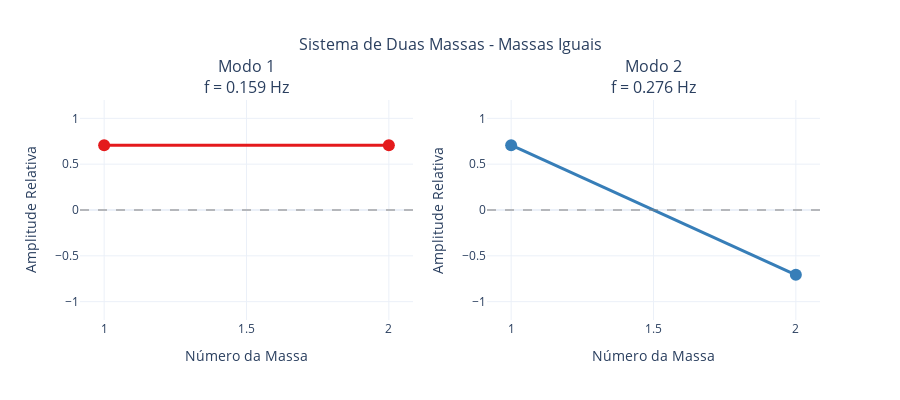
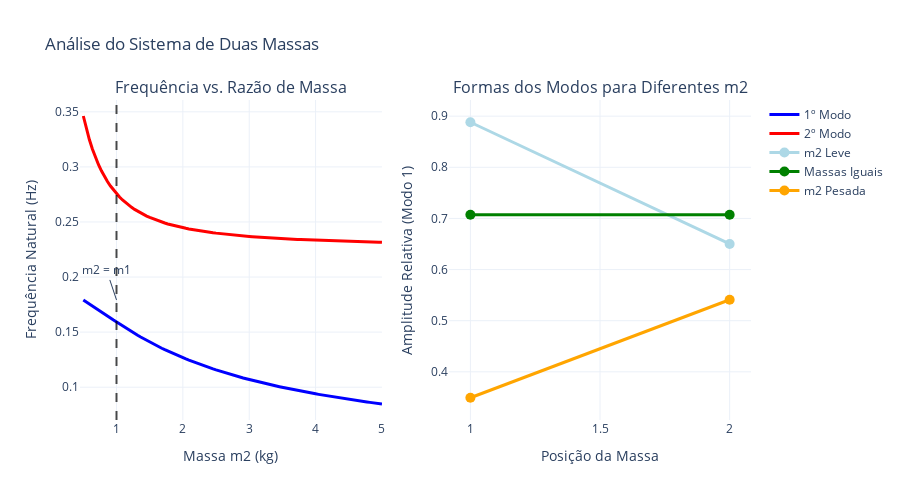

The notebook cell these images were saved under, in order:
### Markdown cell above
## Análise do Sistema de Duas Massas

### Code cell
def two_mass_analysis_interactive():
    print("=== ANÁLISE DO SISTEMA DE DUAS MASSAS ===")
    
    # Caso base: massas e molas iguais
    print("\n1. Caso Base: Massas iguais (1 kg cada), molas iguais (1 N/m cada)")
    system_base = MassSpringSystem([1, 1], [1, 1, 1])
    freq_base, modes_base = system_base.solve_eigenvalue_problem()
    
    print(f"Frequências naturais: {freq_base[0]:.3f} Hz, {freq_base[1]:.3f} Hz")
    system_base.plot_mode_shapes_interactive("Sistema de Duas Massas - Massas Iguais")
    
    # Varia a segunda massa
    print("\n2. Variando a segunda massa (m2) mantendo m1 = 1 kg")
    m2_values = np.linspace(0.5, 5, 100)
    freq1_list = []
    freq2_list = []
    
    for m2 in m2_values:
        system = MassSpringSystem([1, m2], [1, 1, 1])
        frequencies, _ = system.solve_eigenvalue_problem()
        freq1_list.append(frequencies[0])
        freq2_list.append(frequencies[1])
    
    # Cria o gráfico interativo de frequência
    fig = make_subplots(
        rows=1, cols=2,
        subplot_titles=['Frequência vs. Razão de Massa', 'Formas dos Modos para Diferentes m2'],
        specs=[[{"secondary_y": False}, {"secondary_y": False}]]
    )
    
    # Gráfico de variação da frequência
    fig.add_trace(
        go.Scatter(
            x=m2_values,
            y=freq1_list,
            mode='lines',
            name='1º Modo',
            line=dict(color='blue', width=3),
            hovertemplate='m2: %{x:.2f} kg<br>Frequência: %{y:.3f} Hz<extra></extra>'
        ),
        row=1, col=1
    )
    
    fig.add_trace(
        go.Scatter(
            x=m2_values,
            y=freq2_list,
            mode='lines',
            name='2º Modo',
            line=dict(color='red', width=3),
            hovertemplate='m2: %{x:.2f} kg<br>Frequência: %{y:.3f} Hz<extra></extra>'
        ),
        row=1, col=1
    )
    
    fig.add_vline(x=1, line_dash="dash", line_color="black", opacity=0.7, row=1, col=1)
    fig.add_annotation(x=1, y=max(freq1_list), text="m2 = m1", showarrow=True, row=1, col=1)
    
    cases = [(0.5, 'm2 Leve'), (1.0, 'Massas Iguais'), (3.0, 'm2 Pesada')]
    colors = ['lightblue', 'green', 'orange']
    
    for i, (m2, label) in enumerate(cases):
        system = MassSpringSystem([1, m2], [1, 1, 1])
        frequencies, modes = system.solve_eigenvalue_problem()
        positions = [1, 2]
        
        fig.add_trace(
            go.Scatter(
                x=positions,
                y=modes[:, 0],  # Primeiro modo
                mode='markers+lines',
                name=f'{label}',
                line=dict(color=colors[i], width=3),
                marker=dict(size=10),
                hovertemplate=f'<b>{label}</b><br>' +
                            f'Massa %{{x}}<br>' +
                            f'Amplitude: %{{y:.3f}}<br>' +
                            f'f1: {frequencies[0]:.3f} Hz<extra></extra>'
            ),
            row=1, col=2
        )
    
    fig.update_xaxes(title_text="Massa m2 (kg)", row=1, col=1)
    fig.update_yaxes(title_text="Frequência Natural (Hz)", row=1, col=1)
    fig.update_xaxes(title_text="Posição da Massa", row=1, col=2)
    fig.update_yaxes(title_text="Amplitude Relativa (Modo 1)", row=1, col=2)
    
    fig.update_layout(
        title="Análise do Sistema de Duas Massas",
        height=500,
        showlegend=True
    )
    
    fig.show()

two_mass_analysis_interactive()

### Figure 1 — Plotly figure (JSON) as saved in the notebook; plotly's stock layout.template omitted (floating-point values rounded to 4 significant figures)
{"data": [{"hovertemplate": "<b>Modo 1</b><br>Massa %{x}<br>Amplitude: %{y:.3f}<br>Frequência: 0.159 Hz<extra></extra>", "line": {"color": "rgb(228,26,28)", "width": 3}, "marker": {"color": "rgb(228,26,28)", "size": 12}, "mode": "markers+lines", "name": "Modo 1", "type": "scatter", "x": [1, 2], "xaxis": "x", "y": [0.7071, 0.7071], "yaxis": "y"}, {"hovertemplate": "<b>Modo 2</b><br>Massa %{x}<br>Amplitude: %{y:.3f}<br>Frequência: 0.276 Hz<extra></extra>", "line": {"color": "rgb(55,126,184)", "width": 3}, "marker": {"color": "rgb(55,126,184)", "size": 12}, "mode": "markers+lines", "name": "Modo 2", "type": "scatter", "x": [1, 2], "xaxis": "x2", "y": [0.7071, -0.7071], "yaxis": "y2"}], "layout": {"annotations": [{"font": {"size": 16}, "showarrow": false, "text": "Modo 1<br>f = 0.159 Hz", "x": 0.225, "xanchor": "center", "xref": "paper", "y": 1, "yanchor": "bottom", "yref": "paper"}, {"font": {"size": 16}, "showarrow": false, "text": "Modo 2<br>f = 0.276 Hz", "x": 0.775, "xanchor": "center", "xref": "paper", "y": 1, "yanchor": "bottom", "yref": "paper"}], "height": 400, "shapes": [{"line": {"color": "gray", "dash": "dash"}, "opacity": 0.5, "type": "line", "x0": 0, "x1": 1, "xref": "x domain", "y0": 0, "y1": 0, "yref": "y"}, {"line": {"color": "gray", "dash": "dash"}, "opacity": 0.5, "type": "line", "x0": 0, "x1": 1, "xref": "x2 domain", "y0": 0, "y1": 0, "yref": "y2"}], "showlegend": false, "title": {"font": {"size": 16}, "text": "Sistema de Duas Massas - Massas Iguais", "x": 0.5}, "xaxis": {"anchor": "y", "domain": [0, 0.45], "title": {"text": "Número da Massa"}}, "xaxis2": {"anchor": "y2", "domain": [0.55, 1], "title": {"text": "Número da Massa"}}, "yaxis": {"anchor": "x", "domain": [0, 1], "range": [-1.2, 1.2], "title": {"text": "Amplitude Relativa"}}, "yaxis2": {"anchor": "x2", "domain": [0, 1], "range": [-1.2, 1.2], "title": {"text": "Amplitude Relativa"}}}}

### Figure 2 — Plotly figure (JSON) as saved in the notebook; plotly's stock layout.template omitted (floating-point values rounded to 4 significant figures)
{"data": [{"hovertemplate": "m2: %{x:.2f} kg<br>Frequência: %{y:.3f} Hz<extra></extra>", "line": {"color": "blue", "width": 3}, "mode": "lines", "name": "1º Modo", "type": "scatter", "x": [0.5, 0.5455, 0.5909, 0.6364, 0.6818, 0.7273, 0.7727, 0.8182, 0.8636, 0.9091, 0.9545, 1, 1.045, 1.091, 1.136, 1.182, 1.227, 1.273, 1.318, 1.364, 1.409, 1.455, 1.5, 1.545, 1.591, 1.636, 1.682, 1.727, 1.773, 1.818, 1.864, 1.909, 1.955, 2, 2.045, 2.091, 2.136, 2.182, 2.227, 2.273, 2.318, 2.364, 2.409, 2.455, 2.5, 2.545, 2.591, 2.636, 2.682, 2.727, 2.773, 2.818, 2.864, 2.909, 2.955, 3, 3.045, 3.091, 3.136, 3.182, 3.227, 3.273, 3.318, 3.364, 3.409, 3.455, 3.5, 3.545, 3.591, 3.636, 3.682, 3.727, 3.773, 3.818, 3.864, 3.909, 3.955, 4, 4.045, 4.091, 4.136, 4.182, 4.227, 4.273, 4.318, 4.364, 4.409, 4.455, 4.5, 4.545, 4.591, 4.636, 4.682, 4.727, 4.773, 4.818, 4.864, 4.909, 4.955, 5], "xaxis": "x", "y": [0.1792, 0.1775, 0.1757, 0.1739, 0.1721, 0.1702, 0.1684, 0.1665, 0.1647, 0.1628, 0.161, 0.1592, 0.1574, 0.1556, 0.1538, 0.1521, 0.1504, 0.1488, 0.1471, 0.1456, 0.144, 0.1425, 0.141, 0.1395, 0.1381, 0.1367, 0.1354, 0.134, 0.1327, 0.1315, 0.1303, 0.129, 0.1279, 0.1267, 0.1256, 0.1245, 0.1234, 0.1224, 0.1214, 0.1204, 0.1194, 0.1184, 0.1175, 0.1166, 0.1157, 0.1148, 0.1139, 0.1131, 0.1123, 0.1115, 0.1107, 0.1099, 0.1091, 0.1084, 0.1077, 0.1069, 0.1062, 0.1055, 0.1049, 0.1042, 0.1035, 0.1029, 0.1023, 0.1016, 0.101, 0.1004, 0.09985, 0.09927, 0.0987, 0.09814, 0.09759, 0.09705, 0.09651, 0.09599, 0.09547, 0.09496, 0.09446, 0.09397, 0.09349, 0.09301, 0.09254, 0.09207, 0.09161, 0.09116, 0.09072, 0.09028, 0.08985, 0.08942, 0.089, 0.08859, 0.08818, 0.08778, 0.08738, 0.08699, 0.0866, 0.08622, 0.08584, 0.08547, 0.0851, 0.08474], "yaxis": "y"}, {"hovertemplate": "m2: %{x:.2f} kg<br>Frequência: %{y:.3f} Hz<extra></extra>", "line": {"color": "red", "width": 3}, "mode": "lines", "name": "2º Modo", "type": "scatter", "x": [0.5, 0.5455, 0.5909, 0.6364, 0.6818, 0.7273, 0.7727, 0.8182, 0.8636, 0.9091, 0.9545, 1, 1.045, 1.091, 1.136, 1.182, 1.227, 1.273, 1.318, 1.364, 1.409, 1.455, 1.5, 1.545, 1.591, 1.636, 1.682, 1.727, 1.773, 1.818, 1.864, 1.909, 1.955, 2, 2.045, 2.091, 2.136, 2.182, 2.227, 2.273, 2.318, 2.364, 2.409, 2.455, 2.5, 2.545, 2.591, 2.636, 2.682, 2.727, 2.773, 2.818, 2.864, 2.909, 2.955, 3, 3.045, 3.091, 3.136, 3.182, 3.227, 3.273, 3.318, 3.364, 3.409, 3.455, 3.5, 3.545, 3.591, 3.636, 3.682, 3.727, 3.773, 3.818, 3.864, 3.909, 3.955, 4, 4.045, 4.091, 4.136, 4.182, 4.227, 4.273, 4.318, 4.364, 4.409, 4.455, 4.5, 4.545, 4.591, 4.636, 4.682, 4.727, 4.773, 4.818, 4.864, 4.909, 4.955, 5], "xaxis": "x", "y": [0.3462, 0.3347, 0.3248, 0.3163, 0.3088, 0.3022, 0.2964, 0.2913, 0.2867, 0.2826, 0.279, 0.2757, 0.2727, 0.27, 0.2675, 0.2653, 0.2633, 0.2614, 0.2597, 0.2581, 0.2567, 0.2553, 0.2541, 0.2529, 0.2519, 0.2509, 0.2499, 0.249, 0.2482, 0.2475, 0.2467, 0.2461, 0.2454, 0.2448, 0.2442, 0.2437, 0.2432, 0.2427, 0.2422, 0.2418, 0.2414, 0.241, 0.2406, 0.2402, 0.2399, 0.2396, 0.2392, 0.2389, 0.2386, 0.2384, 0.2381, 0.2378, 0.2376, 0.2373, 0.2371, 0.2369, 0.2367, 0.2365, 0.2363, 0.2361, 0.2359, 0.2357, 0.2355, 0.2354, 0.2352, 0.235, 0.2349, 0.2347, 0.2346, 0.2344, 0.2343, 0.2342, 0.234, 0.2339, 0.2338, 0.2337, 0.2336, 0.2334, 0.2333, 0.2332, 0.2331, 0.233, 0.2329, 0.2328, 0.2327, 0.2326, 0.2325, 0.2325, 0.2324, 0.2323, 0.2322, 0.2321, 0.232, 0.232, 0.2319, 0.2318, 0.2317, 0.2317, 0.2316, 0.2315], "yaxis": "y"}, {"hovertemplate": "<b>m2 Leve</b><br>Massa %{x}<br>Amplitude: %{y:.3f}<br>f1: 0.179 Hz<extra></extra>", "line": {"color": "lightblue", "width": 3}, "marker": {"size": 10}, "mode": "markers+lines", "name": "m2 Leve", "type": "scatter", "x": [1, 2], "xaxis": "x2", "y": [0.8881, 0.6501], "yaxis": "y2"}, {"hovertemplate": "<b>Massas Iguais</b><br>Massa %{x}<br>Amplitude: %{y:.3f}<br>f1: 0.159 Hz<extra></extra>", "line": {"color": "green", "width": 3}, "marker": {"size": 10}, "mode": "markers+lines", "name": "Massas Iguais", "type": "scatter", "x": [1, 2], "xaxis": "x2", "y": [0.7071, 0.7071], "yaxis": "y2"}, {"hovertemplate": "<b>m2 Pesada</b><br>Massa %{x}<br>Amplitude: %{y:.3f}<br>f1: 0.107 Hz<extra></extra>", "line": {"color": "orange", "width": 3}, "marker": {"size": 10}, "mode": "markers+lines", "name": "m2 Pesada", "type": "scatter", "x": [1, 2], "xaxis": "x2", "y": [0.3493, 0.541], "yaxis": "y2"}], "layout": {"annotations": [{"font": {"size": 16}, "showarrow": false, "text": "Frequência vs. Razão de Massa", "x": 0.225, "xanchor": "center", "xref": "paper", "y": 1, "yanchor": "bottom", "yref": "paper"}, {"font": {"size": 16}, "showarrow": false, "text": "Formas dos Modos para Diferentes m2", "x": 0.775, "xanchor": "center", "xref": "paper", "y": 1, "yanchor": "bottom", "yref": "paper"}, {"showarrow": true, "text": "m2 = m1", "x": 1, "xref": "x", "y": 0.1792, "yref": "y"}], "height": 500, "shapes": [{"line": {"color": "black", "dash": "dash"}, "opacity": 0.7, "type": "line", "x0": 1, "x1": 1, "xref": "x", "y0": 0, "y1": 1, "yref": "y domain"}], "showlegend": true, "title": {"text": "Análise do Sistema de Duas Massas"}, "xaxis": {"anchor": "y", "domain": [0, 0.45], "title": {"text": "Massa m2 (kg)"}}, "xaxis2": {"anchor": "y2", "domain": [0.55, 1], "title": {"text": "Posição da Massa"}}, "yaxis": {"anchor": "x", "domain": [0, 1], "title": {"text": "Frequência Natural (Hz)"}}, "yaxis2": {"anchor": "x2", "domain": [0, 1], "title": {"text": "Amplitude Relativa (Modo 1)"}}}}
